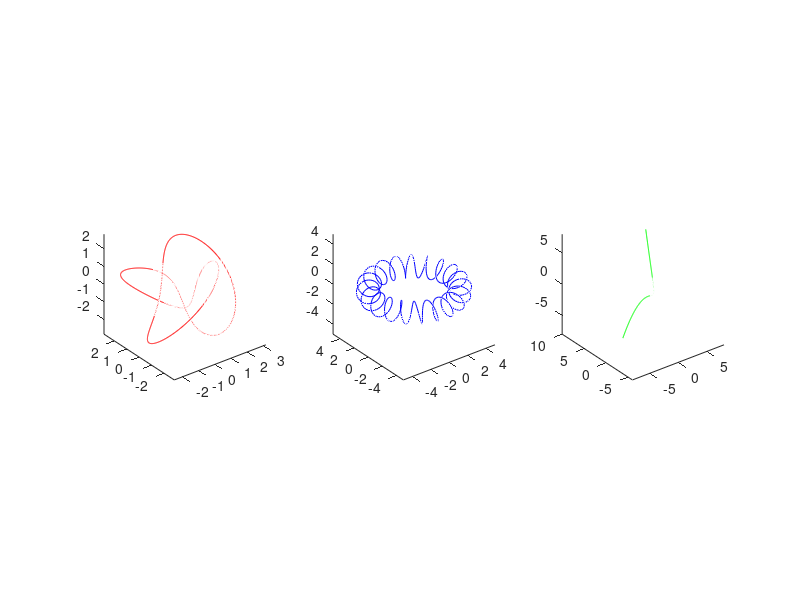

This figure's MATLAB source:
%% Impostazioni Schermo
figure(1);
set(0,'units','pixels');
pixels = get(0,'screensize');
set(gcf, 'Position',  [0,pixels(3),pixels(3)*3/4,pixels(4)/2]);

%% a.
subplot(1,3,1);
t=0:0.01:4*pi;
x=(2+cos(1.5.*t)).*cos(t);
y=(2+cos(1.5.*t)).*sin(t);
z=2.*sin(1.5.*t);
plot3(x,y,z,"r");
axis equal;

%% b.
subplot(1,3,2);
t=0:0.01:2*pi;
x=(4+sin(20.*t)).*cos(t);
y=(4+sin(20.*t)).*sin(t);
z=cos(20.*t);
axis square;
plot3(x,y,z,"b");
axis equal;

%% c.
subplot(1,3,3);
t=-2:0.01:2;
x=t;
y=t.^2;
z=t.^3;
axis square;
plot3(x,y,z,"g");
axis equal;

%%
clear("t", "x", "y", "z", "pixels");